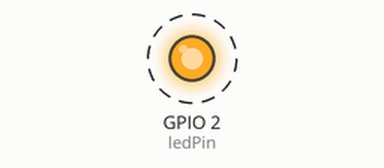
Recording of a sketch running on a simulated ESP8266 (NodeMCU). Parts: output pins drawn as LEDs (lit = HIGH). Dashed ring = blinking. WiFi joins after 1.5 s; servers stay silent unless stated; uploads are accepted with an empty reply.

Above: at 2.3 s.
Timing chart, 0 to 7.3 s (numbered marks = the images above):
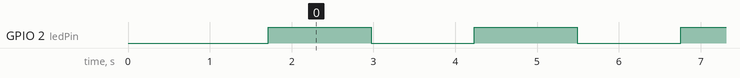

The sketch:

Client.ino
```cpp
/*
 * This is the client code that sends the server/access point ESP8266 requests to turn it's LED on or off after every second
 * Idea from: https://robotzero.one/sending-data-esp8266-to-esp8266/
 */

#include <ESP8266WiFi.h>                                                // Include ESP8266 WiFi library

const short int ledPin = 2;                                             // Onboard LED's pin number defined as variable
String ssid = "myra";                                                   // Access point's SSID
String pwd = "12345678";                                                // Password for the access point

void setup() {
  Serial.begin(115200);                                                 // Start serial connection with PC to show messages about the workings of the client
  delay(10);                                                            // Wait for the serial connection to start
  WiFi.mode(WIFI_STA);                                                  // Sets the ESP8266 as WiFi client
  WiFi.begin(ssid, pwd);                                                // Connect to Access Point with SSID and password declared ealrier

  while(WiFi.status() != WL_CONNECTED) {                                // If WiFi is not connected yet, delay 500 milliseconds and try again
    delay(500);
  }

  pinMode(ledPin, OUTPUT);                                              // Sets the ledPin as output
}

void loop() {
  String host = "192.168.4.1";                                          // Host address to connect to
  int port = 80;                                                        // Port to use when connecting to the server (80 is normal HTTP port)
  WiFiClient client = connectToHost(host, port);                        // Establish connection with server
  digitalWrite(ledPin, HIGH);                                           // Turn onboard LED off
  sendLedRequest(client, host, "/OFF");                                 // Sends request to turn LED off to the server

  client = connectToHost(host, port);                                   // Establish connection with server
  digitalWrite(ledPin, LOW);                                            // Turn onboard LED on
  sendLedRequest(client, host, "/ON");                                  // Sends request to turn LED on to the server
}

/*
 * Connects to host server
 *
 * @param host - Host to connect to
 * @param port - Port to use for connection (80 is normal HTTP port)
 */
WiFiClient connectToHost(String host, int port) {
  WiFiClient client;                                                    // Client object to use to create TCP connections

  if(!client.connect(host, port)) {                                     // If connection wasn't established, print error message and wait for a second
    Serial.println("Connection failed");
    delay(1000);
  }

  return client;                                                        // Returns the client object if connection was successful
}

/*
 * Sends request to server based on host and URL
 *
 * @param client - WiFi client object to connect with
 * @param host - host to connect to
 * @param url - Parameter to send to server, example: host/ON
 */
void sendLedRequest(WiFiClient client, String host, String url) {
  if(client) {
    client.print(String("GET") + url + " HTTP/1.1\r\n" + "Host: "
      + host + "\r\n" + "Connection: close\r\n\r\n");                   // This will send the request to the server

    unsigned long timeout = millis();                                   // Set the timeout value to current milliseconds
    checkTimeout(timeout, client);                                      // Check if connection has timed out
  }
}

/*
 * Checks if client has timed out, if so print message
 *
 * @param timeout - value that holds the connection start time
 * @param client - WiFi client object
 */
void checkTimeout(unsigned long timeout, WiFiClient client) {
  while(client.available() == 0) {                                      // If client was successfully connected
    if(millis() - timeout > 1000) {                                     // Check if connection has been up for longer than a second
      Serial.println("Client timeout!");                                // Prints message about timeout
      client.stop();                                                    // Stop connection with server
      return;                                                           // Stop while loop
    }
  }

  delay(1000);                                                          // Wait for a second
}
```

Measured:
- by itself, GPIO 2 (ledPin): alternates HIGH for 1.3 s and LOW for 1.3 s
